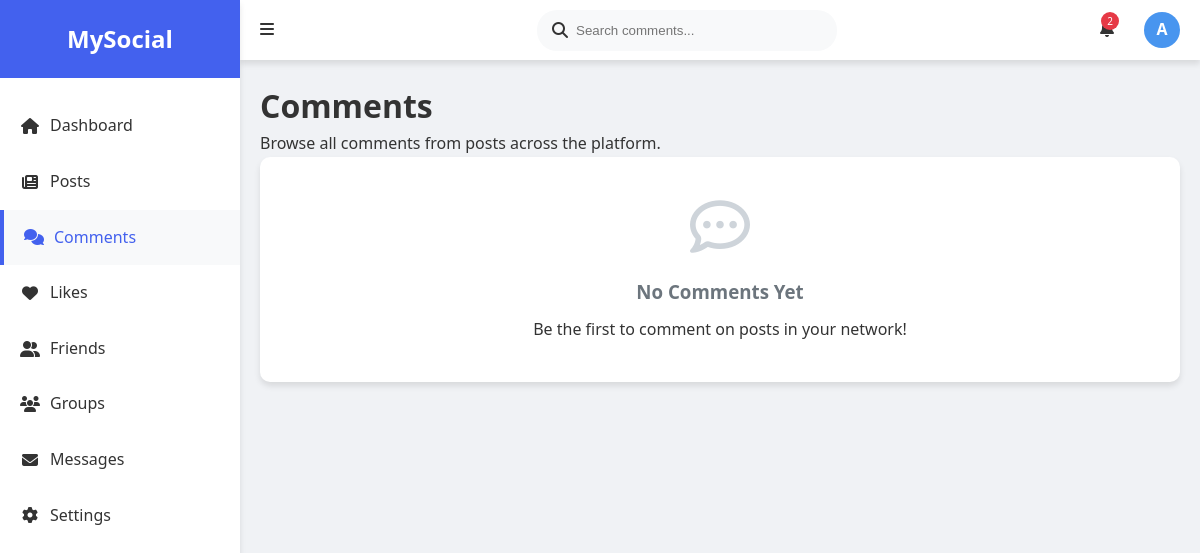
The app's page /comments.php, older data.
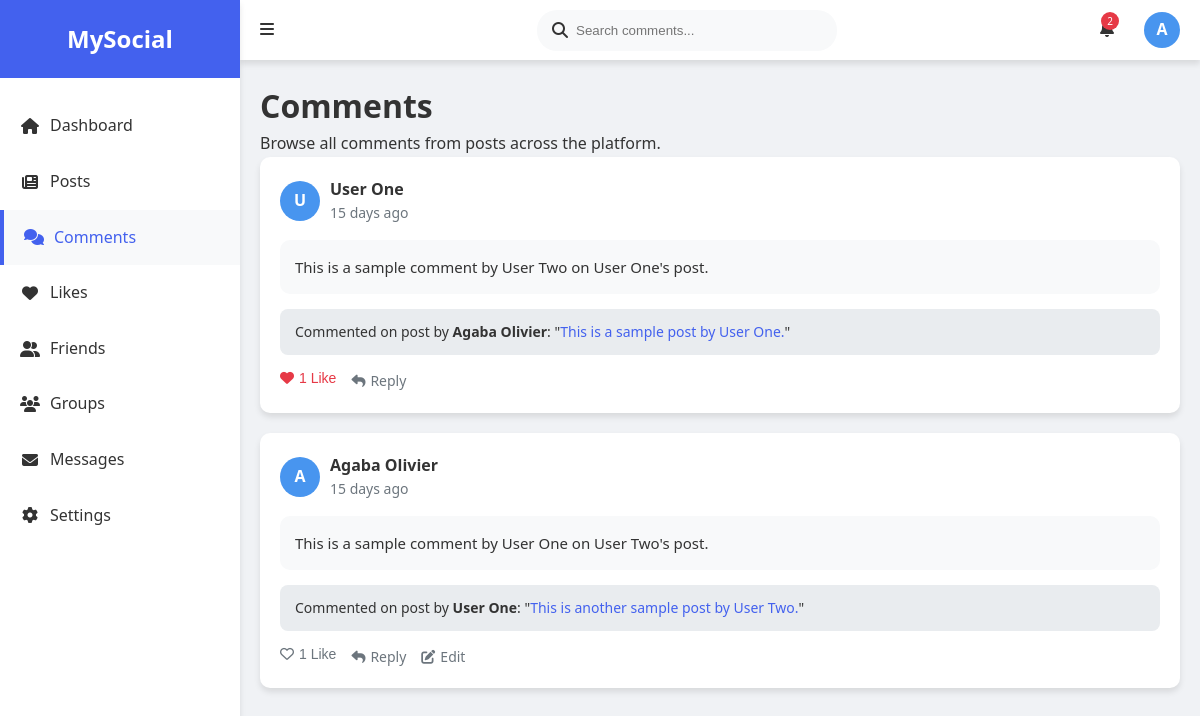
The same page, newer data.
### tables this page shows
CREATE TABLE `comment` (
  `comment_id` bigint(20) NOT NULL,
  `post_id` bigint(20) NOT NULL,
  `user_id` bigint(20) NOT NULL,
  `content` text NOT NULL,
  `created_at` timestamp NOT NULL DEFAULT current_timestamp(),
  `is_moderated` tinyint(1) DEFAULT 0
);

CREATE TABLE `users` (
  `user_id` bigint(20) NOT NULL,
  `username` varchar(50) NOT NULL,
  `email` varchar(255) NOT NULL,
  `password_hash` varchar(255) NOT NULL,
  `full_name` varchar(100) DEFAULT NULL,
  `profile_picture` varchar(255) DEFAULT NULL,
  `bio` text DEFAULT NULL,
  `created_at` timestamp NOT NULL DEFAULT current_timestamp(),
  `is_active` tinyint(1) DEFAULT 1
);

CREATE TABLE `post` (
  `post_id` bigint(20) NOT NULL,
  `user_id` bigint(20) NOT NULL,
  `content` text DEFAULT NULL,
  `media_url` varchar(255) DEFAULT NULL,
  `created_at` timestamp NOT NULL DEFAULT current_timestamp(),
  `visibility` enum('public','friends','private') DEFAULT 'public',
  `is_moderated` tinyint(1) DEFAULT 0
);

### comments.php (the view, shortened to what this page needs)
<?php
include 'db_connect.php';
$current_user_id = 1;
$comments_query = "
    SELECT c.*, p.content as post_content, p.post_id,
           u.username as commenter_username, u.full_name as commenter_name,
           pu.username as post_username, pu.full_name as post_author_name,
           (SELECT COUNT(*) FROM `like` WHERE comment_id = c.comment_id) as like_count
    FROM comment c
    JOIN post p ON c.post_id = p.post_id
    JOIN users u ON c.user_id = u.user_id
    JOIN users pu ON p.user_id = pu.user_id
    ORDER BY c.created_at DESC
";
$comments_result = $conn->query($comments_query);
$current_page = basename($_SERVER['PHP_SELF']);
?>
<!DOCTYPE html>
<html lang="en">
<head>
    <link rel="stylesheet" href="https://cdnjs.cloudflare.com/ajax/libs/font-awesome/6.1.1/css/all.min.css">
</head>
<body>
    <div class="sidebar">
        <div class="sidebar-header">
            <div class="sidebar-logo">MySocial</div>
        </div>
        <ul class="sidebar-nav">
            <li class="nav-item">
                <a href="index.php" class="nav-link <?= $current_page == 'index.php' ? 'active' : '' ?>">
                    <i class="fas fa-home"></i> Dashboard
                </a>
            </li>
            <li class="nav-item">
                <a href="posts.php" class="nav-link <?= $current_page == 'posts.php' ? 'active' : '' ?>">
                    <i class="fas fa-newspaper"></i> Posts
                </a>
            </li>
            <li class="nav-item">
                <a href="comments.php" class="nav-link <?= $current_page == 'comments.php' ? 'active' : '' ?>">
                    <i class="fas fa-comments"></i> Comments
                </a>
            </li>
            <li class="nav-item">
                <a href="likes.php" class="nav-link <?= $current_page == 'likes.php' ? 'active' : '' ?>">
                    <i class="fas fa-heart"></i> Likes
                </a>
            </li>
            <li class="nav-item">
                <a href="friends.php" class="nav-link <?= $current_page == 'friends.php' ? 'active' : '' ?>">
                    <i class="fas fa-user-friends"></i> Friends
                </a>
            </li>
            <li class="nav-item">
                <a href="groups.php" class="nav-link <?= $current_page == 'groups.php' ? 'active' : '' ?>">
                    <i class="fas fa-users"></i> Groups
                </a>
            </li>
            <li class="nav-item">
                <a href="messages.php" class="nav-link <?= $current_page == 'messages.php' ? 'active' : '' ?>">
                    <i class="fas fa-envelope"></i> Messages
                </a>
            </li>
            <li class="nav-item">
                <a href="settings.php" class="nav-link <?= $current_page == 'settings.php' ? 'active' : '' ?>">
                    <i class="fas fa-cog"></i> Settings
                </a>
            </li>
        </ul>
    </div>
    <div class="top-nav">
        <div class="menu-toggle">
            <i class="fas fa-bars"></i>
        </div>
        <div class="search-bar">
            <i class="fas fa-search"></i>
            <input type="text" placeholder="Search comments...">
        </div>
        <div class="user-menu">
            <div class="notification-icon">
                <span class="notification-badge">2</span>
            </div>
            <div class="avatar">
                A
            </div>
        </div>
    </div>
    <div class="main-content">
        <h1>Comments</h1>
        <p>Browse all comments from posts across the platform.</p>
        <div class="comments-list">
            <?php if($comments_result && $comments_result->num_rows > 0): ?>
                <?php while($comment = $comments_result->fetch_assoc()): ?>
                    <?php
                    $liked_query = $conn->query("SELECT * FROM `like` WHERE user_id = $current_user_id AND comment_id = {$comment['comment_id']}");
                    $has_liked = $liked_query && $liked_query->num_rows > 0;
                    $comment_date = new DateTime($comment['created_at']);
                    $now = new DateTime();
                    $interval = $comment_date->diff($now);
                    if($interval->y > 0) {
                        $time_ago = $interval->y . ' year' . ($interval->y > 1 ? 's' : '') . ' ago';
                    } elseif($interval->m > 0) {
                        $time_ago = $interval->m . ' month' . ($interval->m > 1 ? 's' : '') . ' ago';
                    } elseif($interval->d > 0) {
                        $time_ago = $interval->d . ' day' . ($interval->d > 1 ? 's' : '') . ' ago';
                    } elseif($interval->h > 0) {
                        $time_ago = $interval->h . ' hour' . ($interval->h > 1 ? 's' : '') . ' ago';
                    } elseif($interval->i > 0) {
                        $time_ago = $interval->i . ' minute' . ($interval->i > 1 ? 's' : '') . ' ago';
                    } else {
                        $time_ago = 'Just now';
                    }
                    $avatar_letter = substr($comment['commenter_name'] ?? $comment['commenter_username'], 0, 1);
                    ?>
                    <div class="comment-card">
                        <div class="comment-header">
                            <div class="comment-user">
                                <div class="comment-avatar">
                                    <?= $avatar_letter ?>
                                </div>
                                <div class="comment-info">
                                    <h4><?= htmlspecialchars($comment['commenter_name'] ?? $comment['commenter_username']) ?></h4>
                                    <div class="comment-date"><?= $time_ago ?></div>
                                </div>
                            </div>
                        </div>
                        <div class="comment-content">
                            <?= nl2br(htmlspecialchars($comment['content'])) ?>
                        </div>
                        <div class="comment-post-info">
                            Commented on post by
                            <strong><?= htmlspecialchars($comment['post_author_name'] ?? $comment['post_username']) ?></strong>:
                            "<a href="posts.php?post=<?= $comment['post_id'] ?>"><?= substr(htmlspecialchars($comment['post_content']), 0, 80) . (strlen($comment['post_content']) > 80 ? '...' : '') ?></a>"
                        </div>
                        <div class="comment-actions">
                            <form method="POST" action="" style="display:inline;">
                                <button type="submit" name="like_comment" class="comment-action <?= $has_liked ? 'liked' : '' ?>" style="background:none;border:none;cursor:pointer;padding:0;">
                                    <i class="<?= $has_liked ? 'fas' : 'far' ?> fa-heart"></i>
                                    <span><?= $comment['like_count'] ?> Like<?= $comment['like_count'] != 1 ? 's' : '' ?></span>
                                </button>
                            </form>
                            <div class="comment-action">
                                <i class="fas fa-reply"></i>
                                <span>Reply</span>
                            </div>
                            <?php if($comment['user_id'] == $current_user_id): ?>
                            <div class="comment-action">
                                <i class="fas fa-edit"></i>
                                <span>Edit</span>
                            </div>
                            <?php endif; ?>
                        </div>
                    </div>
                <?php endwhile; ?>
            <?php else: ?>
                <div class="empty-state">
                    <i class="far fa-comment-dots"></i>
                    <h3>No Comments Yet</h3>
                    <p>Be the first to comment on posts in your network!</p>
                </div>
            <?php endif; ?>
        </div>
    </div>
</body>
</html>

### comments.php (style rules this page uses)
:root { --primary-color: #4361ee; --secondary-color: #3f37c9; --accent-color: #4895ef; --success-color: #38b000; --warning-color: #ffaa00; --text-color: #333; --light-bg: #f8f9fa; --light-gray: #e9ecef; --medium-gray: #ced4da; --dark-gray: #6c757d; --card-bg: #ffffff; --sidebar-width: 240px; --header-height: 60px; --shadow: 0 4px 6px rgba(0, 0, 0, 0.1); --transition: all 0.3s ease; }
* { margin: 0; padding: 0; box-sizing: border-box; }
body { font-family: 'Segoe UI', Tahoma, Geneva, Verdana, sans-serif; background: #f0f2f5; color: var(--text-color); line-height: 1.6; position: relative; min-height: 100vh; }
.sidebar { width: var(--sidebar-width); height: 100vh; background: var(--card-bg); position: fixed; left: 0; top: 0; box-shadow: var(--shadow); z-index: 10; transition: var(--transition); }
.sidebar-header { padding: 20px; text-align: center; background: var(--primary-color); color: white; }
.sidebar-logo { font-size: 24px; font-weight: bold; }
.sidebar-nav { padding: 20px 0; }
.nav-item { list-style: none; transition: var(--transition); }
.nav-link { display: flex; align-items: center; padding: 15px 20px; color: var(--text-color); text-decoration: none; transition: var(--transition); }
.nav-link:hover, .nav-link.active { background: var(--light-bg); color: var(--primary-color); border-left: 4px solid var(--primary-color); }
.nav-link i { margin-right: 10px; width: 20px; text-align: center; }
.main-content { margin-left: var(--sidebar-width); padding: 20px; padding-top: calc(var(--header-height) + 20px); }
.top-nav { position: fixed; top: 0; left: var(--sidebar-width); right: 0; height: var(--header-height); background: var(--card-bg); display: flex; align-items: center; justify-content: space-between; padding: 0 20px; box-shadow: var(--shadow); z-index: 5; }
.search-bar { display: flex; align-items: center; background: var(--light-bg); border-radius: 20px; padding: 5px 15px; width: 300px; }
.search-bar input { border: none; background: transparent; padding: 8px; width: 100%; outline: none; }
.user-menu { display: flex; align-items: center; }
.user-menu .avatar { width: 36px; height: 36px; border-radius: 50%; background: var(--accent-color); color: white; display: flex; align-items: center; justify-content: center; margin-left: 10px; font-weight: bold; cursor: pointer; }
.notification-icon { margin-right: 20px; position: relative; cursor: pointer; }
.notification-badge { position: absolute; top: -5px; right: -5px; background: #e63946; color: white; border-radius: 50%; width: 18px; height: 18px; display: flex; align-items: center; justify-content: center; font-size: 10px; }
.comment-card { background: var(--card-bg); border-radius: 10px; padding: 20px; margin-bottom: 20px; box-shadow: var(--shadow); transition: var(--transition); }
.comment-header { display: flex; justify-content: space-between; margin-bottom: 15px; }
.comment-user { display: flex; align-items: center; }
.comment-avatar { width: 40px; height: 40px; border-radius: 50%; background: var(--accent-color); color: white; display: flex; align-items: center; justify-content: center; font-weight: bold; margin-right: 10px; font-size: 16px; }
.comment-info h4 { margin: 0; font-size: 16px; }
.comment-date { font-size: 14px; color: var(--dark-gray); }
.comment-content { background: var(--light-bg); border-radius: 10px; padding: 15px; margin-bottom: 15px; font-size: 15px; }
.comment-post-info { background: var(--light-gray); border-radius: 8px; padding: 12px 15px; margin-bottom: 15px; font-size: 14px; }
.comment-post-info a { color: var(--primary-color); text-decoration: none; font-weight: 500; }
.comment-actions { display: flex; gap: 15px; }
.comment-action { display: flex; align-items: center; gap: 5px; color: var(--dark-gray); font-size: 14px; cursor: pointer; transition: var(--transition); }
.comment-action.liked { color: #e63946; }
.empty-state { text-align: center; padding: 40px 20px; background: var(--card-bg); border-radius: 10px; box-shadow: var(--shadow); }
.empty-state i { font-size: 60px; color: var(--medium-gray); margin-bottom: 20px; }
.empty-state h3 { margin-bottom: 10px; color: var(--dark-gray); }

Row changes from the older to the newer data that the page shows:
added comment: user.full_name "U", user.full_name "User One", created_at "15 days ago", content "This is a sample comment by User Two on User One's post.", users.full_name "Agaba Olivier", post.content "This is a sample post by User One.", like_count "1"
added comment: user.full_name "A", user.full_name "Agaba Olivier", created_at "15 days ago", content "This is a sample comment by User One on User Two's post.", users.full_name "User One", post.content "This is another sample post by User Two.", like_count "1", shows "Edit"
Text that changed along with them:
text no longer shown: "No Comments Yet Be the first to comment on posts in your network!"
